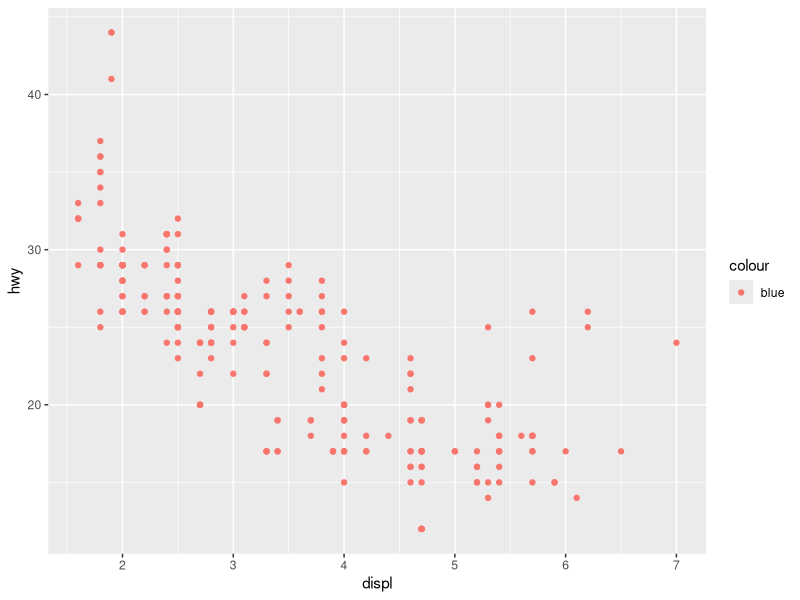
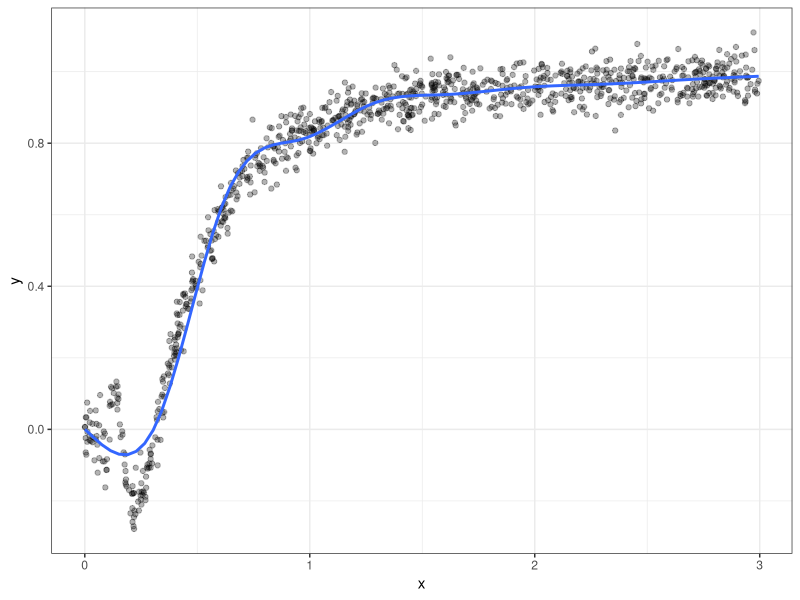

Generate these figures, in order, with R:
## ---- chunk 1
rm(list = ls()) # clean-up workspace
library("tidyverse")
## ---- chunk 2
ggplot(data = mpg) +
  geom_point(mapping = aes(x = displ, y = hwy, colour = "blue"))
## ---- chunk 3
set.seed(42)
n <- 1000
x <- runif(n) * 3
y <- x * sin(1/x) + rnorm(n) / 25
df <- tibble(x = x, y = y)
p1 <- ggplot(df, aes(x, y)) +
  geom_point(alpha = 0.3) +
  geom_smooth(se = FALSE) +
  theme_bw()
p1
## ---- chunk 4
df.with.z <- df %>%
  add_column(z = x * sin(1 / x))
## ---- chunk 5
# Your code for the UK map
